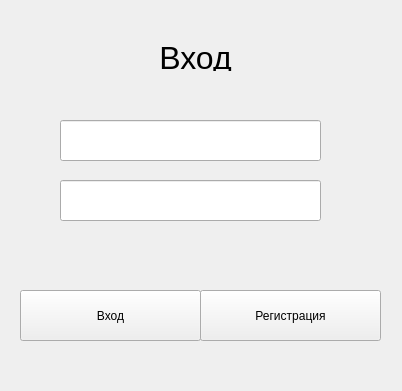
<?xml version="1.0" encoding="UTF-8"?>
<ui version="4.0">
 <class>Form</class>
 <widget class="QWidget" name="Form">
  <property name="geometry">
   <rect>
    <x>0</x>
    <y>0</y>
    <width>402</width>
    <height>391</height>
   </rect>
  </property>
  <property name="windowTitle">
   <string>Form</string>
  </property>
  <widget class="QLabel" name="label_2">
   <property name="geometry">
    <rect>
     <x>0</x>
     <y>80</y>
     <width>391</width>
     <height>31</height>
    </rect>
   </property>
   <property name="text">
    <string>&lt;html&gt;&lt;head/&gt;&lt;body&gt;&lt;p align=&quot;center&quot;&gt;&lt;br/&gt;&lt;/p&gt;&lt;/body&gt;&lt;/html&gt;</string>
   </property>
  </widget>
  <widget class="QLineEdit" name="lineEdit_2">
   <property name="geometry">
    <rect>
     <x>60</x>
     <y>180</y>
     <width>261</width>
     <height>41</height>
    </rect>
   </property>
  </widget>
  <widget class="QLineEdit" name="lineEdit">
   <property name="geometry">
    <rect>
     <x>60</x>
     <y>120</y>
     <width>261</width>
     <height>41</height>
    </rect>
   </property>
  </widget>
  <widget class="QPushButton" name="pushButton_2">
   <property name="geometry">
    <rect>
     <x>20</x>
     <y>290</y>
     <width>181</width>
     <height>51</height>
    </rect>
   </property>
   <property name="text">
    <string>Вход</string>
   </property>
  </widget>
  <widget class="QPushButton" name="pushButton">
   <property name="geometry">
    <rect>
     <x>200</x>
     <y>290</y>
     <width>181</width>
     <height>51</height>
    </rect>
   </property>
   <property name="text">
    <string>Регистрация</string>
   </property>
  </widget>
  <widget class="QLabel" name="label">
   <property name="geometry">
    <rect>
     <x>0</x>
     <y>40</y>
     <width>391</width>
     <height>31</height>
    </rect>
   </property>
   <property name="text">
    <string>&lt;html&gt;&lt;head/&gt;&lt;body&gt;&lt;p align=&quot;center&quot;&gt;&lt;span style=&quot; font-size:24pt;&quot;&gt;Вход&lt;/span&gt;&lt;/p&gt;&lt;/body&gt;&lt;/html&gt;</string>
   </property>
  </widget>
 </widget>
 <resources/>
 <connections/>
</ui>
